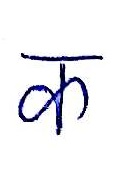
%> input picture data/data_k.jpg, 129 x 196 px
$ octave project.m   (GNU Octave 9; MATLAB toolbox functions it lacks are replaced by stand-ins)
%> lines starting %> are read from the running program, lines starting %| are printed output that depends on the picture; in (x1, y1, x2, y2) boxes, pixels count from 0 and x2, y2 are one past the last pixel; in counts of white or black regions, pixels touching at a corner belong together; the program's own positions count from 1
clc,clear;
opengl('save', 'software');
I = imread('C:\Users\Jeevy\Desktop\New folder\data_k.jpg');
%> I is the input picture: size 196x129x3 uint8; mean R, G, B 241.2, 241.2, 244.4
Ib = im2bw(I);
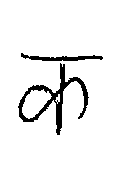
%> Ib: size 196x129 logical; 94.9% white; 2 black regions, box (x1, y1, x2, y2) and area: (18, 63, 89, 135) 988, (21, 53, 103, 61) 302
Ib=~Ib;
%> Ib: size 196x129 logical; 5.1% white; 2 white regions
a=0;
value=1;
count=0;
dist=0;
ch=1;
fr=1;
fc=1;
%xyz(24)=0;
%imshow(I2);
%figure;
total_letters= regionprops(Ib);
%> total_letters = 2 regions; box (x1, y1, x2, y2), Area and Centroid: (18, 63, 89, 135) 988 [55.5 99.9], (21, 53, 103, 61) 302 [62.2 58.7]
for index=1:length(total_letters)

   if total_letters(index).Area > 500 && total_letters(index).BoundingBox(3)*total_letters(index).BoundingBox(4) < 60000

       x = ceil(total_letters(index).BoundingBox(1));
    y= ceil(total_letters(index).BoundingBox(2));
    widthX = floor(total_letters(index).BoundingBox(3)-1);
    widthY = floor(total_letters(index).BoundingBox(4)-1);
    single_char(index) = {Ib(y:y+widthY,x:x+widthX,:)};
   % imwrite(single_char(index),'images_segment');
    %single_char(index)=~single_char(index);
   % normImage = mat2gray(single_char{index})
    b=imresize(single_char{index},[42 32]);
    h = ones(3,3)/9;
I2 = imfilter(b,h);
    tol = 15;
%> (the run ends here)

$ run again, with data/data3_b.jpg copied over data/data_k.jpg
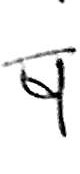
%> input picture data/data3_b.jpg, 80 x 174 px
%> I is the input picture: size 174x80x3 uint8; min 0, max 255, mean 238.5
%> `Ib = im2bw(I);`:
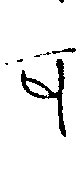
%> Ib: size 174x80 logical; 94% white; 7 black regions (5 under 20 px), largest, box (x1, y1, x2, y2) and area: (21, 59, 66, 137) 712, (52, 48, 76, 54) 67
%> total_letters = 7 regions; box (x1, y1, x2, y2), Area and Centroid: (21, 59, 66, 137) 712 [50.5 92.5], (52, 48, 76, 54) 67 [65.9 51.4], (17, 59, 23, 62) 14 [20.6 61.1], (34, 54, 42, 57) 12 [38.5 56.3], (43, 52, 51, 55) 12 [47.8 54.2], (59, 0, 64, 3) 11 [62.3 1.7], (5, 63, 8, 65) 5 [7.2 64.4]

$ run again, with data/data_dh.jpg copied over data/data_k.jpg
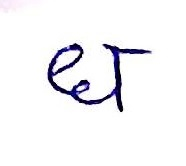
%> input picture data/data_dh.jpg, 186 x 166 px
%> I is the input picture: size 166x186x3 uint8; mean R, G, B 243.7, 243.3, 246
%> `Ib = im2bw(I);`:
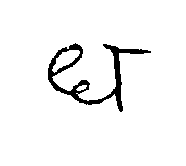
%> Ib: size 166x186 logical; 95.7% white; 1 black region, box (x1, y1, x2, y2) and area: (48, 43, 151, 112) 1330
%> total_letters = 1 region; box (x1, y1, x2, y2), Area and Centroid: (48, 43, 151, 112) 1330 [92.6 74.7]

$ run again, with data/data_gh.jpg copied over data/data_k.jpg
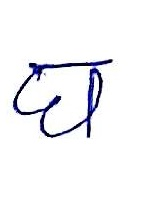
%> input picture data/data_gh.jpg, 156 x 207 px
%> I is the input picture: size 207x156x3 uint8; mean R, G, B 244.1, 244.2, 246.7
%> `Ib = im2bw(I);`:
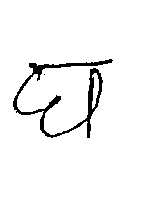
%> Ib: size 207x156 logical; 96% white; 2 black regions (1 under 20 px), largest, box (x1, y1, x2, y2) and area: (13, 59, 113, 138) 1296
%> total_letters = 2 regions; box (x1, y1, x2, y2), Area and Centroid: (13, 59, 113, 138) 1296 [65.5 94.6], (44, 74, 45, 75) 1 [45 75]
